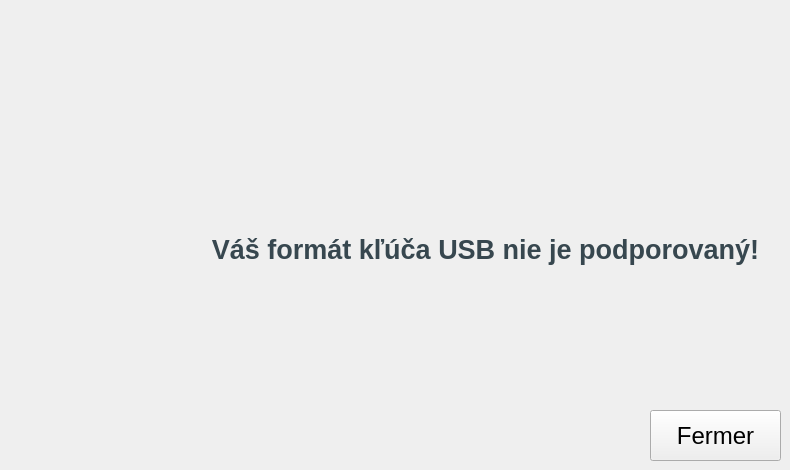
    <widget class="QWidget" name="exception_view">
     <property name="styleSheet">
      <string notr="true">#btn_restart_exceptionView {
	background-color: transparent;
}</string>
     </property>
     <widget class="QLabel" name="img_exception">
      <property name="geometry">
       <rect>
        <x>90</x>
        <y>200</y>
        <width>100</width>
        <height>100</height>
       </rect>
      </property>
      <property name="styleSheet">
       <string notr="true">border-image: url(:/resources/assets/icons/warning.png);</string>
      </property>
      <property name="text">
       <string/>
      </property>
      <property name="alignment">
       <set>Qt::AlignmentFlag::AlignCenter</set>
      </property>
     </widget>
     <widget class="QLabel" name="label_7">
      <property name="geometry">
       <rect>
        <x>0</x>
        <y>0</y>
        <width>80</width>
        <height>80</height>
       </rect>
      </property>
      <property name="styleSheet">
       <string notr="true">image: url(:/resources/assets/USBGuardian.png);</string>
      </property>
      <property name="text">
       <string/>
      </property>
      <property name="alignment">
       <set>Qt::AlignmentFlag::AlignCenter</set>
      </property>
     </widget>
     <widget class="QPushButton" name="btn_restart_exceptionView">
      <property name="geometry">
       <rect>
        <x>740</x>
        <y>10</y>
        <width>32</width>
        <height>32</height>
       </rect>
      </property>
      <property name="maximumSize">
       <size>
        <width>32</width>
        <height>32</height>
       </size>
      </property>
      <property name="styleSheet">
       <string notr="true">border-image: url(:/resources/assets/icons/power.png);</string>
      </property>
      <property name="text">
       <string/>
      </property>
      <property name="flat">
       <bool>true</bool>
      </property>
     </widget>
     <widget class="QPushButton" name="btn_close_exceptionView">
      <property name="geometry">
       <rect>
        <x>650</x>
        <y>410</y>
        <width>131</width>
        <height>51</height>
       </rect>
      </property>
      <property name="font">
       <font>
        <pointsize>18</pointsize>
       </font>
      </property>
      <property name="autoFillBackground">
       <bool>false</bool>
      </property>
      <property name="text">
       <string>Fermer</string>
      </property>
      <property name="checkable">
       <bool>false</bool>
      </property>
      <property name="flat">
       <bool>false</bool>
      </property>
     </widget>
     <widget class="QLabel" name="label_exception_title">
      <property name="geometry">
       <rect>
        <x>200</x>
        <y>210</y>
        <width>571</width>
        <height>78</height>
       </rect>
      </property>
      <property name="font">
       <font>
        <pointsize>20</pointsize>
        <bold>true</bold>
       </font>
      </property>
      <property name="styleSheet">
       <string notr="true">color: rgb(55, 71, 79);</string>
      </property>
      <property name="text">
       <string>Váš formát kľúča USB nie je podporovaný!</string>
      </property>
      <property name="alignment">
       <set>Qt::AlignmentFlag::AlignCenter</set>
      </property>
      <property name="wordWrap">
       <bool>true</bool>
      </property>
     </widget>
    </widget>
